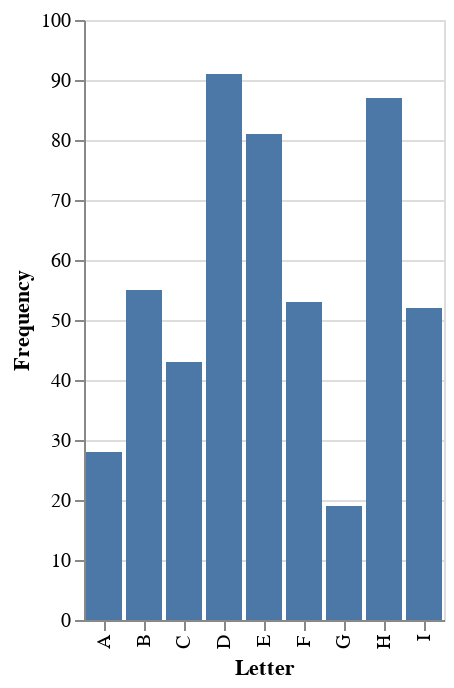

The cell this chart's notebook holds for it:
### Code cell
import altair as alt
import pandas as pd

# HTML renderer requires a web connection in order to load relevant
# Javascript libraries.
alt.renderers.enable("html")
source = pd.DataFrame(
    {
        "Letter": ["A", "B", "C", "D", "E", "F", "G", "H", "I"],
        "Frequency": [28, 55, 43, 91, 81, 53, 19, 87, 52],
    }
)

alt.Chart(source).mark_bar().encode(
    x="Letter",
    y="Frequency",
    tooltip=["Letter", "Frequency"],
).interactive()

### Figure 1 — Vega-Lite specification as saved in the notebook (floating-point values rounded to 4 significant figures)
{"config": {"view": {"continuousWidth": 300, "continuousHeight": 300}}, "data": {"name": "data-d44313c044f298bf55374a66bc6e7126"}, "mark": {"type": "bar"}, "encoding": {"tooltip": [{"field": "Letter", "type": "nominal"}, {"field": "Frequency", "type": "quantitative"}], "x": {"field": "Letter", "type": "nominal"}, "y": {"field": "Frequency", "type": "quantitative"}}, "params": [{"name": "param_1e9efca18e7a2868", "select": {"type": "interval", "encodings": ["x", "y"]}, "bind": "scales"}], "$schema": "https://vega.github.io/schema/vega-lite/v6.1.0.json", "datasets": {"data-d44313c044f298bf55374a66bc6e7126": [{"Letter": "A", "Frequency": 28}, {"Letter": "B", "Frequency": 55}, {"Letter": "C", "Frequency": 43}, {"Letter": "D", "Frequency": 91}, {"Letter": "E", "Frequency": 81}, {"Letter": "F", "Frequency": 53}, {"Letter": "G", "Frequency": 19}, {"Letter": "H", "Frequency": 87}, {"Letter": "I", "Frequency": 52}]}}
